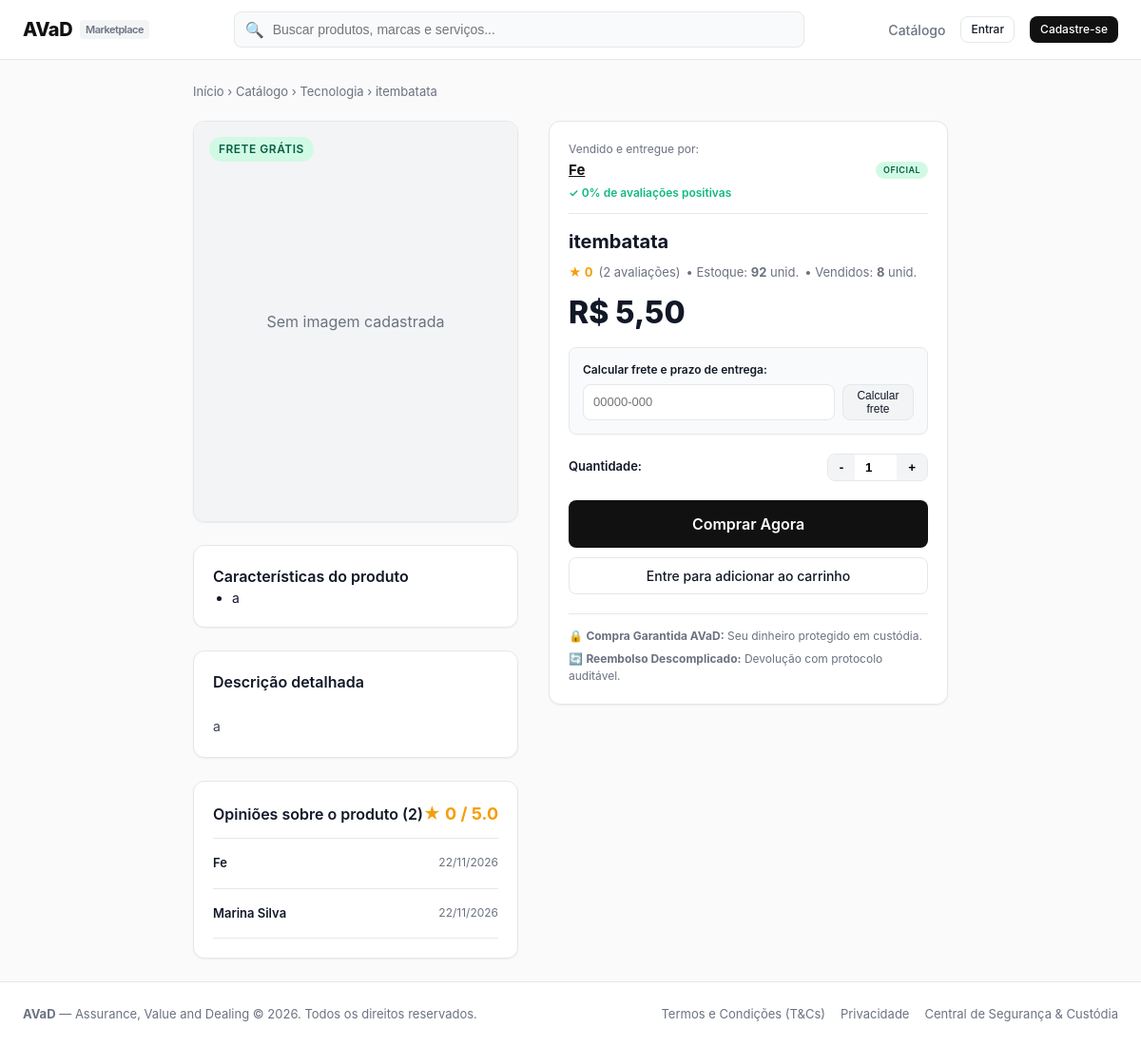
Page /catalog/product/12/ on the earlier database version.
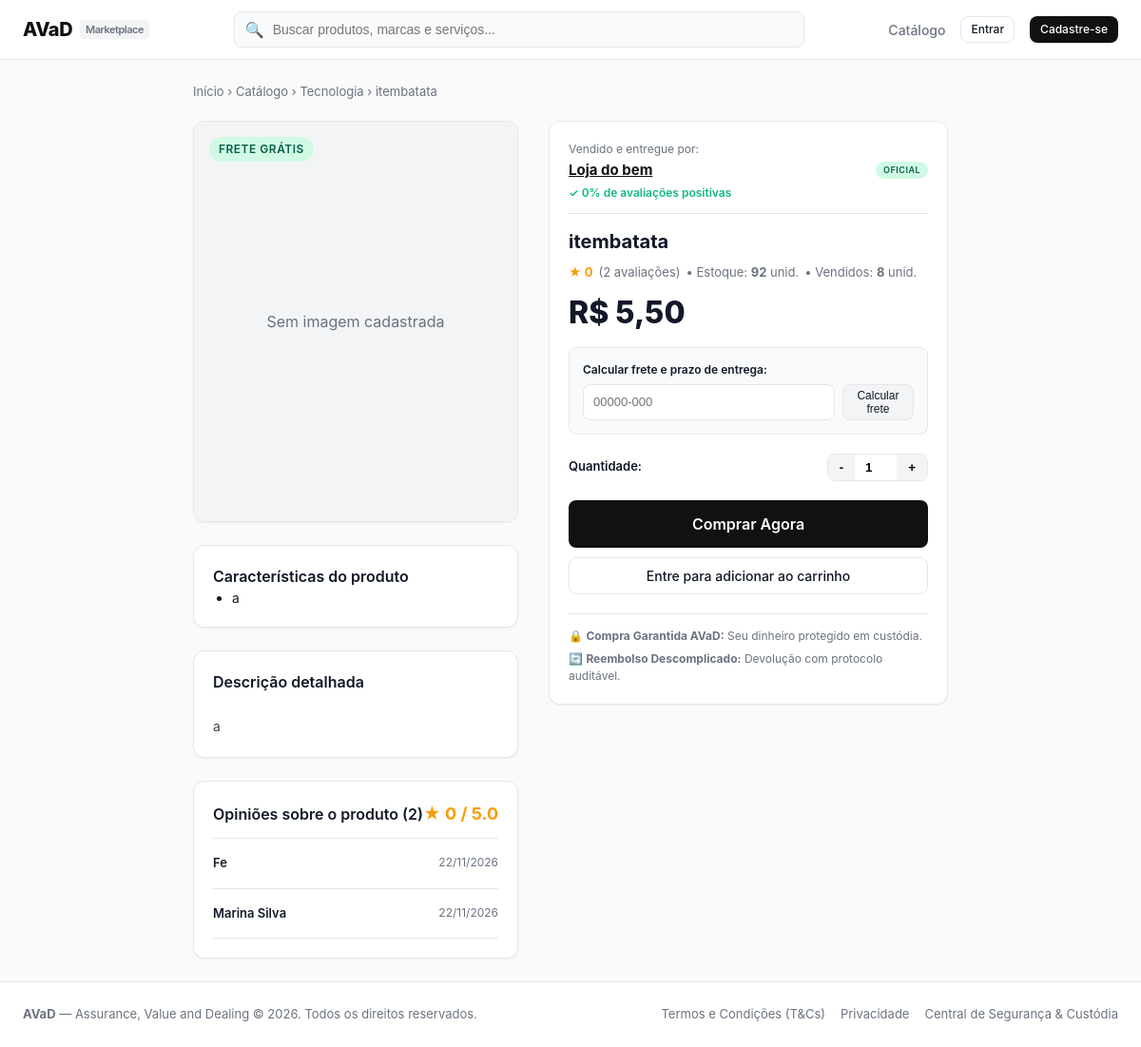
Same page on the later database version.
### accounts/models.py (models this page shows, shortened)
class UserProfile(models.Model):
    user = models.OneToOneField(User, on_delete=models.CASCADE, related_name='profile')
    nome = models.CharField(max_length=16)
    data_nascimento = models.DateField()
    cpf = models.CharField(max_length=14, unique=True)
    cnpj = models.CharField(max_length=18, blank=True, null=True, unique=True)
    tem_cnpj = models.BooleanField(default=False)
    email_verificado = models.BooleanField(default=False)
    is_mediador = models.BooleanField(default=False)
    conta_bancaria_bloqueada = models.BooleanField(default=False)
    suspenso = models.BooleanField(default=False)
    token_verificacao = models.CharField(max_length=64, blank=True, null=True)
    nome_loja = models.CharField(max_length=64, blank=True, null=True)  # nome público como vendedor
    meta_mensal = models.DecimalField(max_digits=12, decimal_places=2, default=Decimal('25000.00'),
                                      validators=[MinValueValidator(Decimal('1.00'))])
    @property
    def avaliacao_percentual(self):
        from orders.models import Review
        reviews = Review.objects.filter(vendedor=self.user)
        if not reviews.exists():
            return 0
        positivas = reviews.filter(nota_vendedor__gte=4).count()
        return round((positivas / reviews.count()) * 100)

### catalog/models.py (models this page shows, shortened)
class Product(models.Model):
    vendedor = models.ForeignKey(User, on_delete=models.CASCADE, related_name='products')
    titulo = models.CharField(max_length=200)
    categoria = models.CharField(max_length=50, choices=CATEGORIAS)
    descricao = models.TextField()
    caracteristicas = models.TextField(blank=True, help_text='Uma característica por linha')
    preco = models.DecimalField(max_digits=10, decimal_places=2)
    estoque = models.PositiveIntegerField(default=0)
    imagem = models.ImageField(upload_to='products/', blank=True, null=True)
    frete_gratis = models.BooleanField(default=False)
    ativo = models.BooleanField(default=True)
    removido = models.BooleanField(default=False)  # anúncio removido pelo vendedor (some da loja e da lista)
    criado_em = models.DateTimeField(auto_now_add=True)
    class Meta:
        ordering = ['-criado_em']
    @property
    def total_vendidos(self):
        from orders.models import Order
        from orders.services import STATUS_NAO_CONTAM_COMO_VENDA
        from django.db.models import Sum
        total = (
            Order.objects.filter(produto=self)
            .exclude(status__in=STATUS_NAO_CONTAM_COMO_VENDA)
            .aggregate(s=Sum('quantidade'))['s']
        )
        return total or 0
    @property
    def parcelas_sem_juros(self):
        if self.preco >= 12:
            valor = f"{self.preco / 12:.2f}".replace('.', ',')
            return f"em até 12x de R$ {valor} sem juros"
        return ""

### catalog/views.py (the view)
# urls.py: path('product/<int:pk>/', views.product_detail_view, name='product_detail'),
def product_detail_view(request, pk):
    product = get_object_or_404(Product, pk=pk, ativo=True)
    reviews = Review.objects.filter(pedido__produto=product)
    avg_note = reviews.aggregate(avg=Avg('nota_vendedor'))['avg'] or 0
    seller_profile = product.vendedor.profile if hasattr(product.vendedor, 'profile') else None
    return render(request, 'catalog/product_detail.html', {
        'product': product,
        'reviews': reviews,
        'avg_note': round(avg_note, 1),
        'total_reviews': reviews.count(),
        'seller_profile': seller_profile,
        'caracteristicas_list': [c.strip() for c in product.caracteristicas.split('\n') if c.strip()] if product.caracteristicas else [],
    })

### accounts/roles.py (called while the page is built)
def tipo_usuario(request):
    if not request.user.is_authenticated:
        return None
    tipo = request.session.get('tipo_usuario')
    return tipo if tipo in TIPOS else COMPRADOR

### accounts/templatetags/avad_filters.py (called while the page is built)
@register.filter
def stars_range(value):
    try:
        return range(int(value))
    except (ValueError, TypeError):
        return range(0)

### notifications/context_processors.py (called while the page is built)
def notificacoes(request):
    user = getattr(request, 'user', None)
    if user is None or not user.is_authenticated:
        return {'notif_count': 0}
    total = Notification.objects.filter(
        usuario=user, tipo_usuario=tipo_usuario(request), lida=False
    ).count()
    return {'notif_count': total}

### orders/context_processors.py (called while the page is built)
def cart_count(request):
    user = getattr(request, 'user', None)
    if user is None or not user.is_authenticated:
        return {'cart_count': 0}
    return {'cart_count': Cart(request).count()}

### templates/catalog/product_detail.html (shortened to what the changed rows need)
{% extends "base.html" %}
{% load avad_filters %}
{% block content %}
<div style="display: grid; grid-template-columns: 1fr 420px; gap: 32px; align-items: start;">
  <div>
    <div class="card" style="position: sticky; top: 80px;">
      <div style="margin-bottom: 16px; border-bottom: 1px solid var(--border-color); padding-bottom: 12px;">
        <div style="font-size: 12px; color: var(--text-muted); margin-bottom: 2px;">Vendido e entregue por:</div>
        <div style="display: flex; align-items: center; justify-content: space-between;">
          <a href="{% url 'accounts:seller_profile' product.vendedor.id %}" style="font-weight: 700; font-size: 15px; color: var(--primary); text-decoration: underline;">
            {{ seller_profile.nome_loja|default:seller_profile.nome|default:product.vendedor.username }}
          </a>
          {% if seller_profile.tem_cnpj %}
            <span class="badge badge-success" style="font-size: 9px;">OFICIAL</span>
          {% endif %}
        </div>
        <div style="font-size: 12px; color: #10B981; margin-top: 4px; font-weight: 600;">
          ✓ {{ seller_profile.avaliacao_percentual }}% de avaliações positivas
        </div>
      </div>
      <h1 style="font-size: 20px; font-weight: 700; line-height: 1.3; margin-bottom: 10px;">
        {{ product.titulo }}
      </h1>
    </div>
  </div>
</div>
{% endblock %}

Differences in the rows shown:
changed UserProfile: nome_loja "Fe" → "Loja do bem"
